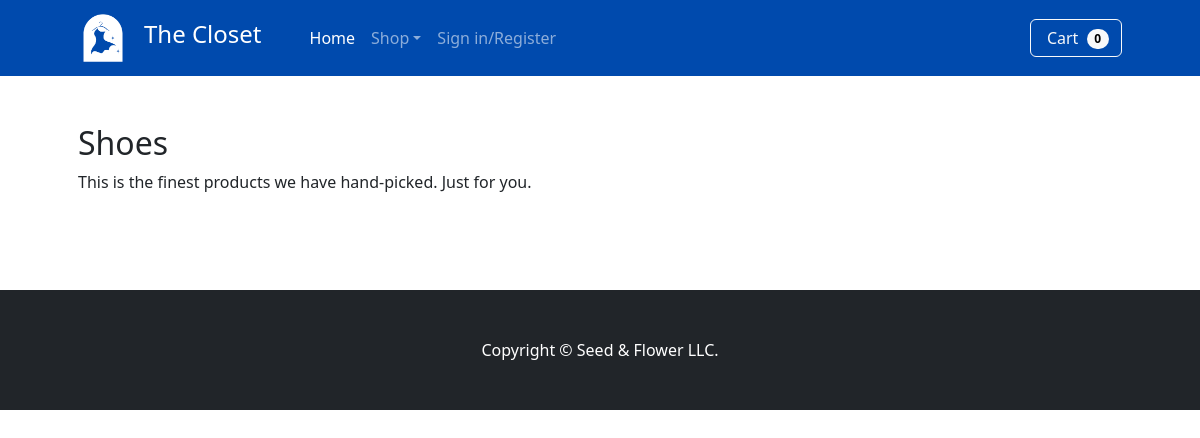
The page /shoes.php on the database as committed earlier.
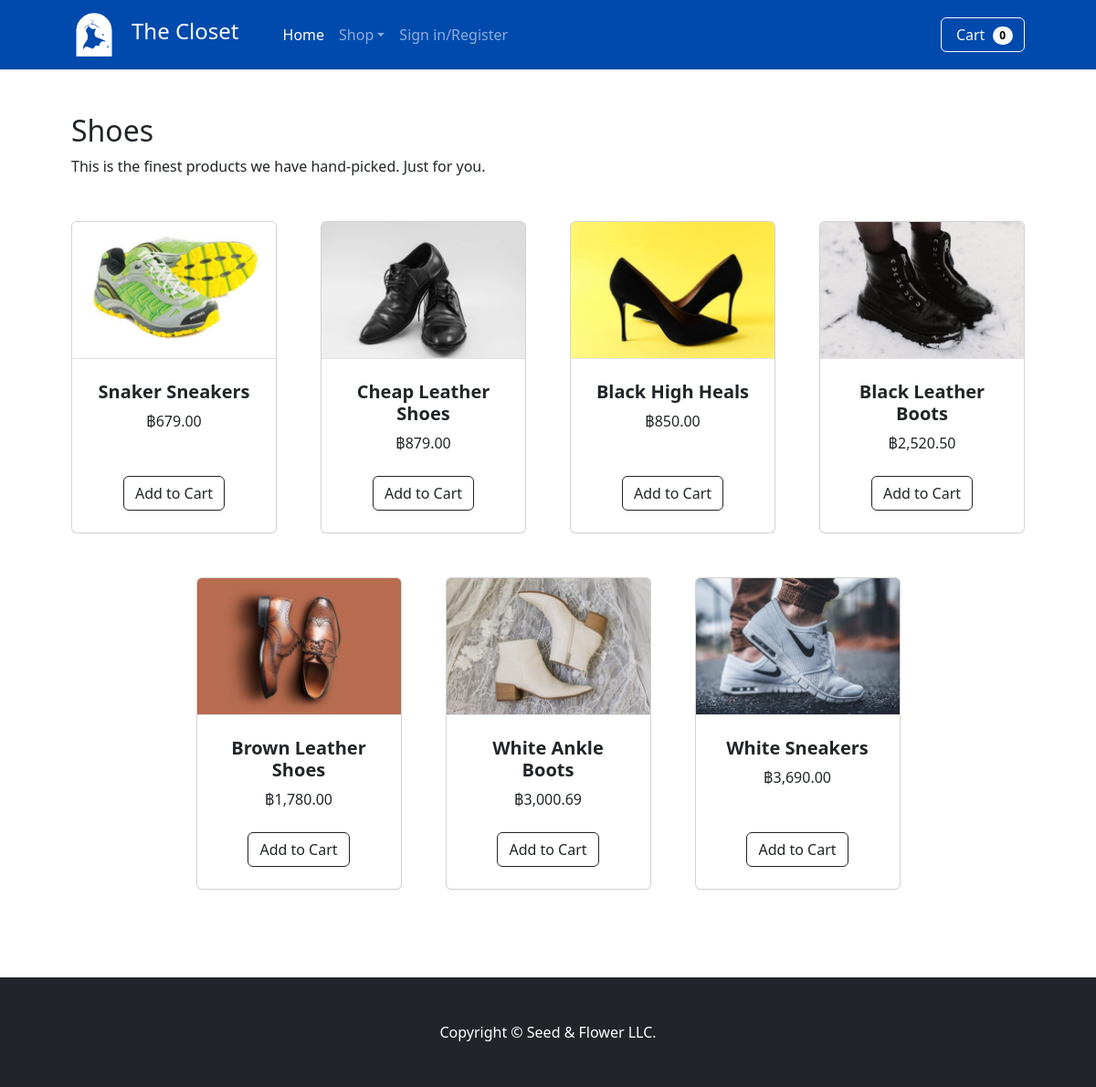
The same page on the database as committed later.
### tables this page shows
CREATE TABLE `product` (
  `pID` int(3) NOT NULL,
  `pname` varchar(25) NOT NULL,
  `pimagedir` varchar(350) NOT NULL,
  `price` decimal(10,2) NOT NULL,
  `ptype` char(1) DEFAULT NULL,
  `isFeature` tinyint(1) NOT NULL
);

### shoes.php (the view, shortened to what this page needs)
<!doctype html>
<html lang="en">
  <head>
    <link href="https://cdn.jsdelivr.net/npm/bootstrap@5.2.2/dist/css/bootstrap.min.css" rel="stylesheet">
   </head>
  <body>
    <?php include "func/navbar.php"; ?>
    <section class="mb-5">
      <div class="container px-4 px-lg-5 mt-5">
        <h2>Shoes</h2>
        <p class="mb-5">This is the finest products we have hand-picked. Just for you.</p>
          <div class="row gx-4 gx-lg-5 row-cols-2 row-cols-md-3 row-cols-xl-4 justify-content-center">
          <?php
            $q = "SELECT * FROM product WHERE ptype=\"c\"";
            $result=$mysqli->query($q);
            while($row=$result->fetch_array()){?>
                <div class="col mb-5">
                    <div class="card h-100">
                        <img class="card-img-top border-bottom" src="<?php echo $row['pimagedir'] ?>" alt="..." />
                        <div class="card-body bg-mute p-4">
                            <div class="text-center">
                                <h5 class="fw-bolder"><?php echo $row['pname'] ?></h5>
                                ฿<?php echo number_format($row['price'], 2, '.', ',') ?>
                            </div>
                        </div>
                        <div class="card-footer p-4 pt-0 border-top-0 bg-transparent">
                            <div class="text-center">
                                <form action="func/addtocart.php" method="post">
                                    <div type="submit" class="text-center">
                                        <input type="submit" name="add_to_cart" style="margin-top:5px;" class="btn btn-outline-dark mt-auto" value="Add to Cart" />
                                    </div>
                                </form>
                            </div>
                        </div>
                    </div>
                </div>
            <?php }?>
          </div>
      </div>
  </section>
  </body>
</html>

Rows that differ between the two databases and show on the page:
now on this page (row edited): product: pimagedir (picture), pname "Snaker Sneakers", price "679.00"
now on this page (row edited): product: pimagedir (picture), pname "Cheap Leather Shoes", price "879.00"
added product: pimagedir (picture), pname "Black High Heals", price "850.00"
added product: pimagedir (picture), pname "Black Leather Boots", price "2,520.50"
added product: pimagedir (picture), pname "Brown Leather Shoes", price "1,780.00"
added product: pimagedir (picture), pname "White Ankle Boots", price "3,000.69"
added product: pimagedir (picture), pname "White Sneakers", price "3,690.00"
